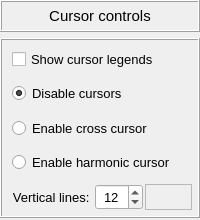
             <widget class="QFrame" name="frame_18">
              <property name="minimumSize">
               <size>
                <width>0</width>
                <height>220</height>
               </size>
              </property>
              <property name="maximumSize">
               <size>
                <width>16777215</width>
                <height>220</height>
               </size>
              </property>
              <property name="frameShape">
               <enum>QFrame::NoFrame</enum>
              </property>
              <property name="frameShadow">
               <enum>QFrame::Raised</enum>
              </property>
              <layout class="QGridLayout" name="gridLayout_21">
               <property name="leftMargin">
                <number>0</number>
               </property>
               <property name="topMargin">
                <number>0</number>
               </property>
               <property name="rightMargin">
                <number>0</number>
               </property>
               <property name="bottomMargin">
                <number>0</number>
               </property>
               <item row="0" column="0">
                <widget class="QFrame" name="frame_32">
                 <property name="minimumSize">
                  <size>
                   <width>85</width>
                   <height>32</height>
                  </size>
                 </property>
                 <property name="maximumSize">
                  <size>
                   <width>240</width>
                   <height>32</height>
                  </size>
                 </property>
                 <property name="sizeIncrement">
                  <size>
                   <width>0</width>
                   <height>110</height>
                  </size>
                 </property>
                 <property name="frameShape">
                  <enum>QFrame::Box</enum>
                 </property>
                 <property name="frameShadow">
                  <enum>QFrame::Raised</enum>
                 </property>
                 <layout class="QGridLayout" name="gridLayout_32">
                  <property name="leftMargin">
                   <number>0</number>
                  </property>
                  <property name="topMargin">
                   <number>0</number>
                  </property>
                  <property name="rightMargin">
                   <number>0</number>
                  </property>
                  <property name="bottomMargin">
                   <number>0</number>
                  </property>
                  <property name="spacing">
                   <number>0</number>
                  </property>
                  <item row="0" column="0">
                   <widget class="QLabel" name="label_13">
                    <property name="minimumSize">
                     <size>
                      <width>0</width>
                      <height>20</height>
                     </size>
                    </property>
                    <property name="maximumSize">
                     <size>
                      <width>16777215</width>
                      <height>32</height>
                     </size>
                    </property>
                    <property name="font">
                     <font>
                      <pointsize>11</pointsize>
                      <weight>50</weight>
                      <bold>false</bold>
                     </font>
                    </property>
                    <property name="text">
                     <string>Cursor controls</string>
                    </property>
                    <property name="alignment">
                     <set>Qt::AlignCenter</set>
                    </property>
                   </widget>
                  </item>
                 </layout>
                </widget>
               </item>
               <item row="1" column="0">
                <widget class="QFrame" name="frame_30">
                 <property name="minimumSize">
                  <size>
                   <width>85</width>
                   <height>0</height>
                  </size>
                 </property>
                 <property name="maximumSize">
                  <size>
                   <width>200</width>
                   <height>180</height>
                  </size>
                 </property>
                 <property name="sizeIncrement">
                  <size>
                   <width>0</width>
                   <height>110</height>
                  </size>
                 </property>
                 <property name="frameShape">
                  <enum>QFrame::Box</enum>
                 </property>
                 <property name="frameShadow">
                  <enum>QFrame::Raised</enum>
                 </property>
                 <layout class="QGridLayout" name="gridLayout_31">
                  <property name="leftMargin">
                   <number>8</number>
                  </property>
                  <property name="topMargin">
                   <number>4</number>
                  </property>
                  <property name="rightMargin">
                   <number>4</number>
                  </property>
                  <property name="bottomMargin">
                   <number>4</number>
                  </property>
                  <property name="spacing">
                   <number>4</number>
                  </property>
                  <item row="3" column="0">
                   <widget class="QFrame" name="frame_15">
                    <property name="frameShape">
                     <enum>QFrame::NoFrame</enum>
                    </property>
                    <property name="frameShadow">
                     <enum>QFrame::Raised</enum>
                    </property>
                    <layout class="QGridLayout" name="gridLayout_15">
                     <property name="leftMargin">
                      <number>2</number>
                     </property>
                     <property name="topMargin">
                      <number>2</number>
                     </property>
                     <property name="rightMargin">
                      <number>2</number>
                     </property>
                     <property name="bottomMargin">
                      <number>2</number>
                     </property>
                     <property name="spacing">
                      <number>2</number>
                     </property>
                     <item row="0" column="0">
                      <widget class="QRadioButton" name="radioButton_harmonic_cursor">
                       <property name="minimumSize">
                        <size>
                         <width>75</width>
                         <height>26</height>
                        </size>
                       </property>
                       <property name="maximumSize">
                        <size>
                         <width>200</width>
                         <height>26</height>
                        </size>
                       </property>
                       <property name="font">
                        <font>
                         <family>MS Shell Dlg 2</family>
                         <pointsize>10</pointsize>
                         <weight>50</weight>
                         <italic>false</italic>
                         <bold>false</bold>
                        </font>
                       </property>
                       <property name="text">
                        <string>Enable harmonic cursor</string>
                       </property>
                       <property name="checked">
                        <bool>false</bool>
                       </property>
                       <attribute name="buttonGroup">
                        <string notr="true">buttonGroup_cursor</string>
                       </attribute>
                      </widget>
                     </item>
                    </layout>
                   </widget>
                  </item>
                  <item row="1" column="0">
                   <widget class="QFrame" name="frame_17">
                    <property name="frameShape">
                     <enum>QFrame::NoFrame</enum>
                    </property>
                    <property name="frameShadow">
                     <enum>QFrame::Raised</enum>
                    </property>
                    <layout class="QGridLayout" name="gridLayout_17">
                     <property name="leftMargin">
                      <number>2</number>
                     </property>
                     <property name="topMargin">
                      <number>2</number>
                     </property>
                     <property name="rightMargin">
                      <number>2</number>
                     </property>
                     <property name="bottomMargin">
                      <number>2</number>
                     </property>
                     <property name="spacing">
                      <number>2</number>
                     </property>
                     <item row="0" column="0">
                      <widget class="QRadioButton" name="radioButton_disable_cursors">
                       <property name="minimumSize">
                        <size>
                         <width>75</width>
                         <height>26</height>
                        </size>
                       </property>
                       <property name="maximumSize">
                        <size>
                         <width>200</width>
                         <height>26</height>
                        </size>
                       </property>
                       <property name="font">
                        <font>
                         <family>MS Shell Dlg 2</family>
                         <pointsize>10</pointsize>
                         <weight>50</weight>
                         <italic>false</italic>
                         <bold>false</bold>
                        </font>
                       </property>
                       <property name="text">
                        <string>Disable cursors</string>
                       </property>
                       <property name="checked">
                        <bool>true</bool>
                       </property>
                       <attribute name="buttonGroup">
                        <string notr="true">buttonGroup_cursor</string>
                       </attribute>
                      </widget>
                     </item>
                    </layout>
                   </widget>
                  </item>
                  <item row="2" column="0">
                   <widget class="QFrame" name="frame_16">
                    <property name="frameShape">
                     <enum>QFrame::NoFrame</enum>
                    </property>
                    <property name="frameShadow">
                     <enum>QFrame::Raised</enum>
                    </property>
                    <layout class="QGridLayout" name="gridLayout_16">
                     <property name="leftMargin">
                      <number>2</number>
                     </property>
                     <property name="topMargin">
                      <number>2</number>
                     </property>
                     <property name="rightMargin">
                      <number>2</number>
                     </property>
                     <property name="bottomMargin">
                      <number>2</number>
                     </property>
                     <property name="spacing">
                      <number>2</number>
                     </property>
                     <item row="0" column="0">
                      <widget class="QRadioButton" name="radioButton_cross_cursor">
                       <property name="minimumSize">
                        <size>
                         <width>75</width>
                         <height>26</height>
                        </size>
                       </property>
                       <property name="maximumSize">
                        <size>
                         <width>200</width>
                         <height>26</height>
                        </size>
                       </property>
                       <property name="font">
                        <font>
                         <family>MS Shell Dlg 2</family>
                         <pointsize>10</pointsize>
                         <weight>50</weight>
                         <italic>false</italic>
                         <bold>false</bold>
                        </font>
                       </property>
                       <property name="text">
                        <string>Enable cross cursor</string>
                       </property>
                       <property name="checked">
                        <bool>false</bool>
                       </property>
                       <attribute name="buttonGroup">
                        <string notr="true">buttonGroup_cursor</string>
                       </attribute>
                      </widget>
                     </item>
                    </layout>
                   </widget>
                  </item>
                  <item row="0" column="0">
                   <widget class="QFrame" name="frame_legends">
                    <property name="frameShape">
                     <enum>QFrame::NoFrame</enum>
                    </property>
                    <property name="frameShadow">
                     <enum>QFrame::Raised</enum>
                    </property>
                    <layout class="QGridLayout" name="gridLayout_14">
                     <property name="leftMargin">
                      <number>2</number>
                     </property>
                     <property name="topMargin">
                      <number>2</number>
                     </property>
                     <property name="rightMargin">
                      <number>2</number>
                     </property>
                     <property name="bottomMargin">
                      <number>2</number>
                     </property>
                     <property name="spacing">
                      <number>2</number>
                     </property>
                     <item row="0" column="0">
                      <widget class="QCheckBox" name="checkBox_cursor_legends">
                       <property name="minimumSize">
                        <size>
                         <width>75</width>
                         <height>26</height>
                        </size>
                       </property>
                       <property name="maximumSize">
                        <size>
                         <width>200</width>
                         <height>26</height>
                        </size>
                       </property>
                       <property name="font">
                        <font>
                         <family>MS Shell Dlg 2</family>
                         <pointsize>10</pointsize>
                         <weight>50</weight>
                         <italic>false</italic>
                         <bold>false</bold>
                        </font>
                       </property>
                       <property name="text">
                        <string>Show cursor legends</string>
                       </property>
                       <property name="checked">
                        <bool>false</bool>
                       </property>
                      </widget>
                     </item>
                    </layout>
                   </widget>
                  </item>
                  <item row="4" column="0">
                   <widget class="QFrame" name="frame_vertical_lines">
                    <property name="frameShape">
                     <enum>QFrame::NoFrame</enum>
                    </property>
                    <property name="frameShadow">
                     <enum>QFrame::Raised</enum>
                    </property>
                    <layout class="QGridLayout" name="gridLayout_13">
                     <property name="leftMargin">
                      <number>2</number>
                     </property>
                     <property name="topMargin">
                      <number>2</number>
                     </property>
                     <property name="rightMargin">
                      <number>2</number>
                     </property>
                     <property name="bottomMargin">
                      <number>2</number>
                     </property>
                     <property name="spacing">
                      <number>2</number>
                     </property>
                     <item row="0" column="1">
                      <widget class="QSpinBox" name="spinBox_vertical_lines">
                       <property name="minimumSize">
                        <size>
                         <width>0</width>
                         <height>26</height>
                        </size>
                       </property>
                       <property name="maximumSize">
                        <size>
                         <width>16777215</width>
                         <height>26</height>
                        </size>
                       </property>
                       <property name="font">
                        <font>
                         <pointsize>10</pointsize>
                        </font>
                       </property>
                       <property name="alignment">
                        <set>Qt::AlignCenter</set>
                       </property>
                       <property name="minimum">
                        <number>2</number>
                       </property>
                       <property name="maximum">
                        <number>20</number>
                       </property>
                       <property name="value">
                        <number>12</number>
                       </property>
                      </widget>
                     </item>
                     <item row="0" column="0">
                      <widget class="QLabel" name="label_2">
                       <property name="minimumSize">
                        <size>
                         <width>0</width>
                         <height>26</height>
                        </size>
                       </property>
                       <property name="maximumSize">
                        <size>
                         <width>16777215</width>
                         <height>26</height>
                        </size>
                       </property>
                       <property name="baseSize">
                        <size>
                         <width>0</width>
                         <height>0</height>
                        </size>
                       </property>
                       <property name="font">
                        <font>
                         <pointsize>10</pointsize>
                        </font>
                       </property>
                       <property name="text">
                        <string>Vertical lines: </string>
                       </property>
                       <property name="alignment">
                        <set>Qt::AlignRight|Qt::AlignTrailing|Qt::AlignVCenter</set>
                       </property>
                      </widget>
                     </item>
                     <item row="0" column="2">
                      <widget class="QFrame" name="frame_6">
                       <property name="frameShape">
                        <enum>QFrame::StyledPanel</enum>
                       </property>
                       <property name="frameShadow">
                        <enum>QFrame::Raised</enum>
                       </property>
                      </widget>
                     </item>
                    </layout>
                   </widget>
                  </item>
                 </layout>
                </widget>
               </item>
              </layout>
             </widget>
